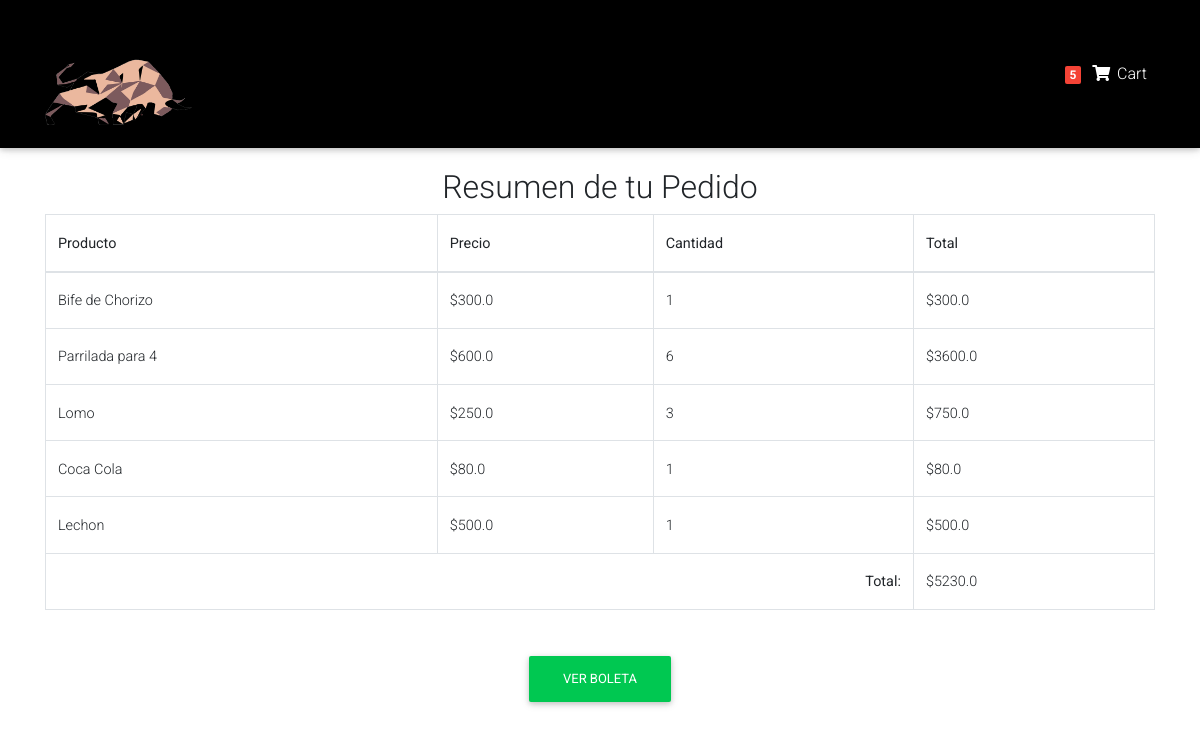
The app's page /order_summary/ (signed in), older data.
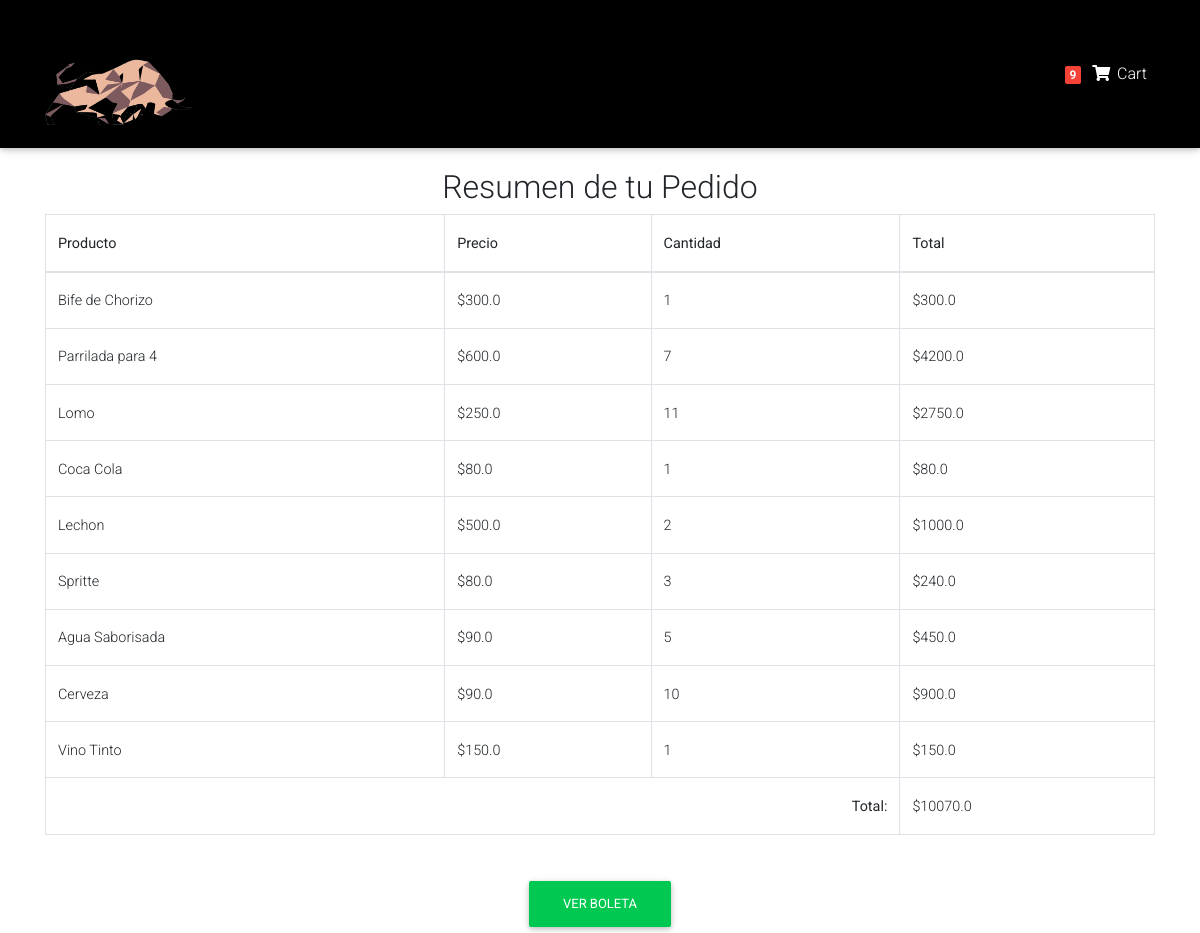
The same page, newer data.
### Buffet/models.py (models this page shows, shortened)
class Order(models.Model):
    user = models.ForeignKey(settings.AUTH_USER_MODEL, on_delete= models.CASCADE)
    items = models.ManyToManyField(OrderItem)
    start_date = models.DateTimeField(auto_now_add=True)
    ordered_date = models.DateTimeField()
    ordered = models.BooleanField(default= False)

class OrderItem(models.Model):
    user = models.ForeignKey(settings.AUTH_USER_MODEL, on_delete= models.CASCADE)
    item = models.ForeignKey(Item, on_delete= models.CASCADE)
    quantity = models.IntegerField(default=1)
    ordered = models.BooleanField(default= False)
    def precio_total(self):
        return self.quantity * self.item.price

class Item(models.Model):
    title = models.CharField(max_length=100)
    price = models.FloatField()
    category = models.CharField(choices=CATEGORY_CHOICES, max_length=2)
    slug = models.SlugField()
    descripcion = models.TextField()

### Buffet/views.py (the view)
# urls.py: path('order_summary/', OrderSummaryView.as_view(), name = 'order_summary'),
class OrderSummaryView(LoginRequiredMixin, View):
    def get(self, *args, **kwargs):
        try:
            order = Order.objects.get(user=self.request.user, ordered=False)
            total_final = 0
            for item in order.items.all():
                total_final += item.item.price * item.quantity
            context = {
                'object': order,
                'total_final': total_final,
            }
            return render(self.request, 'order_summary.html', context)
        except ObjectDoesNotExist:
            messages.error(self.request, "No hay una orden activa")
            return redirect("/")

### Buffet/templatetags/cart_templatestags.py (called while the page is built)
@register.filter
def cart_item_count(user):
    if user.is_authenticated:
        qs = Order.objects.filter(user=user, ordered=False)
        if qs.exists():
            return qs[0].items.count()
    return 0

### Buffet/templates/order_summary.html (shortened to what this page needs)
{% extends "base_cart.html" %}
{% load static %}
{% block content %}
<div class="container my-4">
    <h2 class="text-center">Resumen de tu Pedido</h2>
    <div class="table-responsive text-nowrap">
        <table class="table table-bordered">
            <thead>
                <tr>
                    <th scope="col">Producto</th>
                    <th scope="col">Precio</th>
                    <th scope="col">Cantidad</th>
                    <th scope="col">Total</th>
                </tr>
            </thead>
            <tbody>
                {% for order_item in object.items.all %}
                <tr>
                    <td>{{ order_item.item.title }}</td>
                    <td>${{ order_item.item.price }}</td>
                    <td>{{ order_item.quantity }}</td>
                    <td>${{ order_item.precio_total }}</td>
                </tr>
                {% endfor %}
                <tr>
                    <td colspan="3" class="text-right"><strong>Total:</strong></td>
                    <td>${{ total_final }}</td>
                </tr>
            </tbody>
        </table>
    </div>
</div>
<div class="text-center mt-4">
    <button class="btn btn-success" onclick="mostrarBoleta()">Ver Boleta</button>
</div>
{% endblock %}

### Buffet/templates/base_cart.html (shortened to what this page needs)
<!DOCTYPE html>
<html lang="en">
<head>
  {% load static i18n %}
  <link rel="stylesheet" href="https://use.fontawesome.com/releases/v5.11.2/css/all.css">
  <link href="{% static 'css/bootstrap.min.css' %}" rel="stylesheet">
  <link href="{% static 'css/mdb.min.css' %}" rel="stylesheet">
  <link href="{% static 'css/style.min.css' %}" rel="stylesheet">
</head>
<body>
  {% include "navbar_cart.html" %}
  <br><br><br><br><br><br>
  {% block content %}{% endblock %}
</body>
</html>

### Buffet/templates/navbar_cart.html (shortened to what this page needs)
{% load static i18n %}
{% load cart_templatestags %}
{% block content %}
<nav class="navbar fixed-top navbar-expand-lg navbar-light black scrolling-navbar">
    <div class="container">
      <a href="/" class="navbar-brand" href="#"><img src="{% static 'images/logo.png' %}" class="logo" alt=""></a>
        <ul class="navbar-nav nav-flex-icons">
          <li class="nav-item">
            <a href="/order_summary/" class="nav-link waves-effect">
              <span class="badge red z-depth-1 mr-1"> {{ request.user|cart_item_count }} </span>
              <i class="fas fa-shopping-cart" style="color:white"></i>
              <span class="clearfix d-none d-sm-inline-block" style="color:white"> Cart </span>
            </a>
          </li>
        </ul>
      </div>
  </nav>
{% endblock %}

### Buffet/templates/base_cart.html (style rules this page uses)
html, body, header, .carousel { height: 60vh; }

### Buffet/templates/navbar_cart.html (style rules this page uses)
.logo { width: 160px; }
.navbar-brand { display: inline-block; float: none; }

Row changes from the older to the newer data that the page shows:
changed OrderItem "Parrilada para 4": quantity "6" → "7"; precio_total "3600.0" → "4200.0"
changed OrderItem "Lomo": quantity "3" → "11"; precio_total "750.0" → "2750.0"
changed OrderItem "Lechon": quantity "1" → "2"; precio_total "500.0" → "1000.0"
added OrderItem: item "Spritte", item.price "80.0", quantity "3", precio_total "240.0"
added OrderItem: item "Agua Saborisada", item.price "90.0", quantity "5", precio_total "450.0"
added OrderItem: item "Cerveza", item.price "90.0", quantity "10", precio_total "900.0"
added OrderItem: item "Vino Tinto", item.price "150.0", quantity "1", precio_total "150.0"
Text that changed along with them:
{{ request.user|cart_item_count }}: "5" → "9"
{{ total_final }}: "5230.0" → "10070.0"
